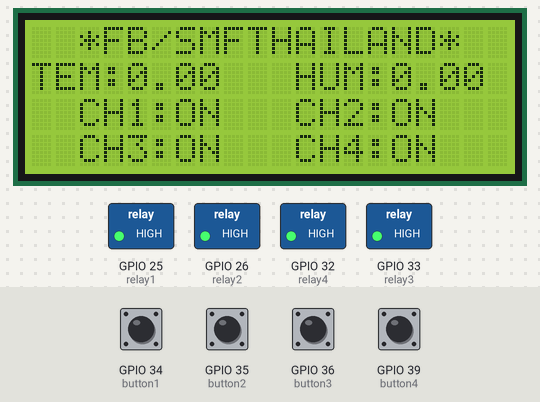
Bench run of a sketch on a simulated ESP32. On the bench: 20×4 character LCD, switched loads named in the sketch (green lamp = pin HIGH). Inputs (shaded band) come from the test bench; at power-on: GPIO 34 (button1), GPIO 35 (button2), GPIO 36 (button3), GPIO 39 (button4) HIGH. EEPROM starts erased; what the sketch prints to the serial monitor is not drawn.

Above: at 2.2 s.
2.3 s: GPIO 34 (button1) pulled LOW for 0.15 s
At 2.8 s:
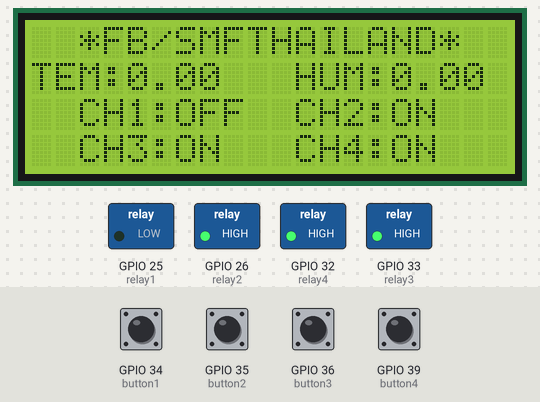
3.9 s: GPIO 35 (button2) pulled LOW for 0.15 s
At 4.3 s:
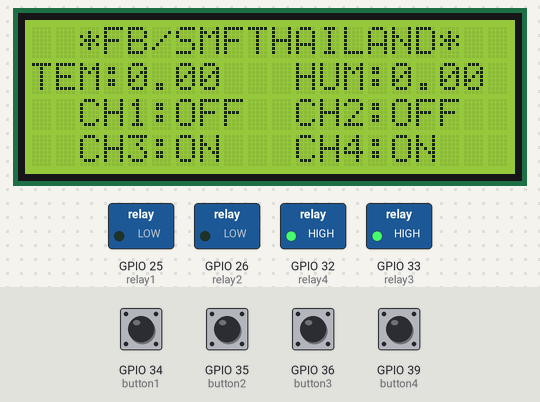
5.5 s: GPIO 36 (button3) pulled LOW for 0.15 s
At 6.7 s:
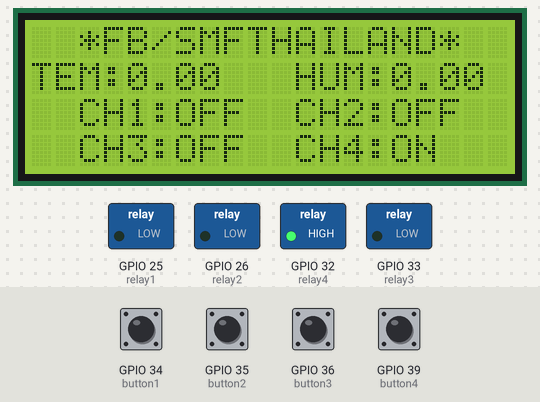
7.1 s: GPIO 39 (button4) pulled LOW for 0.15 s
At 8.3 s:
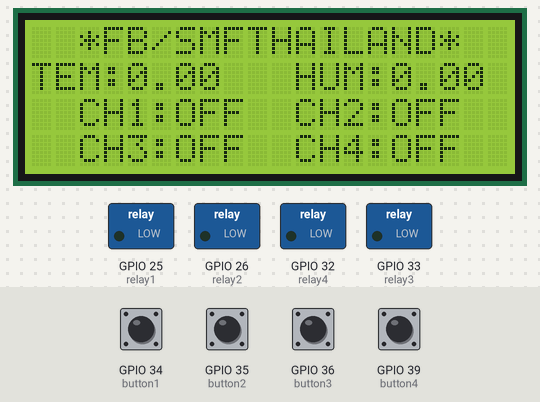
8.7 s: GPIO 34 (button1) pulled LOW for 1 s
At 9.6 s:
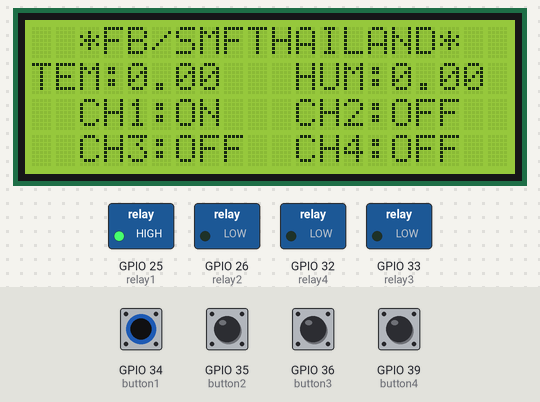
11.2 s: GPIO 35 (button2) pulled LOW for 1 s
At 12.4 s:
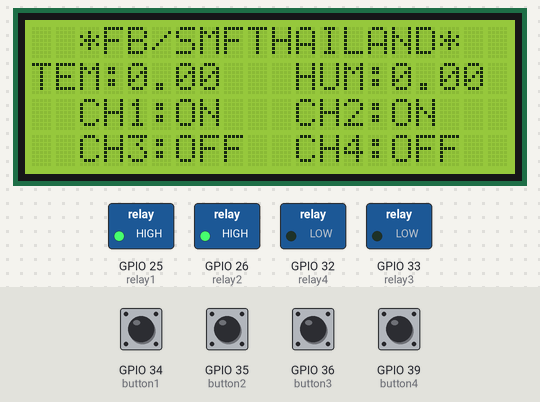
Timing chart, 0 to 14.2 s (numbered marks = the images above; inputs shaded):
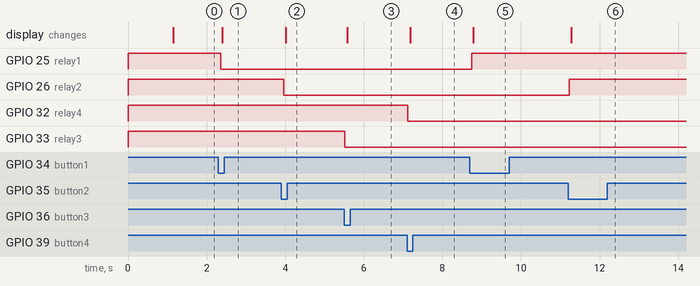

Measured:
- after the input at 2.3 s, GPIO 25 (relay1): HIGH → LOW after 0.06 s; the display: changes after 0.10 s (image 1)
- after the input at 3.9 s, GPIO 26 (relay2): HIGH → LOW after 0.06 s; the display: changes after 0.11 s (image 2)
- after the input at 5.5 s, GPIO 33 (relay3): HIGH → LOW at once; the display: changes after 0.08 s (image 3)
- after the input at 7.1 s, GPIO 32 (relay4): HIGH → LOW at once; the display: changes after 0.08 s (image 4)
- after the input at 8.7 s, GPIO 25 (relay1): LOW → HIGH after 0.05 s; the display: changes after 0.09 s (image 5)
- after the input at 11.2 s, GPIO 26 (relay2): LOW → HIGH at once; the display: changes after 0.08 s (image 6)

The sketch:

4ESP32R4_bcontrol_muti_task_lcd_xymd02.ino
```cpp
/*************************************************************************************************
    Created By: Sompoch Tongnamtiang
    Created On: 6 Mar, 2023
    Update On: 30 June, 2023
    Facebook : https://www.facebook.com/smfthailand
    YouTube Channel : https://www.youtube.com/bugkuska
 *  *********************************************************************************************
    1. Master Node : ESP32+TTL485+Transciever
    2. Slave Node + Transciever
      Slave ID1 : XY-MD02 Temperature & Humidity
    3. Multi-tasking Programing
    4. Display data via I2C LCD
 *  *********************************************************************************************
    Preferences--> Aditional boards Manager URLs :
    For ESP32 (2.0.3):
    https://raw.githubusercontent.com/espressif/arduino-esp32/gh-pages/package_esp32_index.json
 *  *********************************************************************************************
    Install the following libraries :
    1. Modbus Master https://github.com/4-20ma/ModbusMaster/archive/refs/heads/master.zip
    2. ezButton https://github.com/ArduinoGetStarted/button/archive/refs/heads/master.zip
    3. LiquidCrystal_I2C  https://github.com/fdebrabander/Arduino-LiquidCrystal-I2C-library/archive/refs/heads/master.zip
  *  *********************************************************************************************
*/
//==================EEPROM===================//
#include <EEPROM.h>
#define EEPROM_SIZE 4
//==================EEPROM===================//
//==================zButton==================//
#include <ezButton.h>
ezButton button1(34);  //Manual button1
ezButton button2(35);  //Manual button2
ezButton button3(36);  //Manual button3
ezButton button4(39);  //Manual button4
//==================zButton==================//
//================Relay State================//
bool state_relay1 = LOW;
bool state_relay2 = LOW;
bool state_relay3 = LOW;
bool state_relay4 = LOW;
boolean prevStateled1 = 0;
boolean prevStateled2 = 0;
boolean prevStateled3 = 0;
boolean prevStateled4 = 0;
//================Relay State================//

//=========Define IO connect to relay========//
#define relay1 25  //Relay channel1
#define relay2 26  //Relay channel2
#define relay3 33  //Relay channel3
#define relay4 32  //Relay channel4
//=========Define IO connect to relay========//
//=================LCD 2004==================//
#include <Arduino.h>
#include <Wire.h>
#include <LiquidCrystal_I2C.h>
LiquidCrystal_I2C lcd(0x27, 20, 4);
//=================LCD 2004==================//

//==============Modbus-Master===============//
#include <ModbusMaster.h>
#define RXD2 16
#define TXD2 17
// instantiate ModbusMaster object
ModbusMaster node1;  //Serial2 SlaveID1 XY-MD02
float humi1 = 0.0f;
float temp1 = 0.0f;
//==============Modbus-Master===============//

// สร้างตัวแปรเก็บค่า Tick ที่แปลงจากเวลาที่เป็น millisecond
const TickType_t xDelay2000ms = pdMS_TO_TICKS(2000);
// สร้างตัวแปร TaskHandle สำหรับแต่ละ Task
TaskHandle_t Task1 = NULL;
TaskHandle_t Task2 = NULL;
TaskHandle_t Task3 = NULL;
// สร้างตัวแปรเก็บค่าเป็น integer เพื่อเอาไปใช้ใน Task
int passValue = 0;

//===============Setup function==============//
void setup() {
  Serial.begin(9600);     // เริ่มต้น Serial port เพื่อดูค่าที่แต่ละ Task ปริ้นออกมา
  Serial2.begin(9600, SERIAL_8N1, RXD2, TXD2);  //RX2=16,RO ,TX2=17, DI
  node1.begin(1, Serial2);

  // initialize EEPROM with predefined size
  EEPROM.begin(EEPROM_SIZE);

  // Set IO pinMode for relay
  pinMode(relay1, OUTPUT);
  pinMode(relay2, OUTPUT);
  pinMode(relay3, OUTPUT);
  pinMode(relay4, OUTPUT);

  //Set default relay status at boot
  digitalWrite(relay1, LOW);
  digitalWrite(relay2, LOW);
  digitalWrite(relay3, LOW);
  digitalWrite(relay4, LOW);

  digitalWrite(relay1, !state_relay1);
  digitalWrite(relay2, !state_relay2);
  digitalWrite(relay3, !state_relay3);
  digitalWrite(relay4, !state_relay4);

  state_relay1 = EEPROM.read(0);
  state_relay2 = EEPROM.read(1);
  state_relay3 = EEPROM.read(2);
  state_relay4 = EEPROM.read(3);

  digitalWrite(relay1, state_relay1);
  digitalWrite(relay2, state_relay2);
  digitalWrite(relay3, state_relay3);
  digitalWrite(relay4, state_relay4);

  Serial.printf("relay1 is %s \n", state_relay1 ? "ON" : "OFF");
  Serial.printf("relay2 is %s \n", state_relay2 ? "ON" : "OFF");
  Serial.printf("relay3 is %s \n", state_relay3 ? "ON" : "OFF");
  Serial.printf("relay4 is %s \n", state_relay4 ? "ON" : "OFF");

  //LCD 2004
  lcd.begin();      // initialize LCD
  lcd.backlight();  // turn on LCD backlight

  delay(1000);
  // สร้าง Task1 โดยใช้ฟังก์ชัน func1_Task() พร้อมทั้งส่งผ่านค่าตัวแปร PassVale เข้าไปคำนวนใน Task
  xTaskCreatePinnedToCore(func1_Task, "Task1", 10000, (void *)passValue, 1, &Task1, 0);
  // สร้าง Task2 โดยใช้ฟังก์ชัน func2_Task()
  xTaskCreatePinnedToCore(func2_Task, "Task2", 10000, NULL, 1, &Task2, 0);
  // สร้าง Task3 โดยใช้ฟังก์ชัน func3_Task()
  xTaskCreatePinnedToCore(func3_Task, "Task3", 10000, NULL, 1, &Task3, 0);
}
//===============Setup function==============//

//===============Loop function===============//
void loop() {

  //LCD2004 Display
  float temp1 = (node1.getResponseBuffer(0) / 10.0f);
  float humi1 = (node1.getResponseBuffer(1) / 10.0f);

  lcd.setCursor(2, 0);
  lcd.print("*FB/SMFTHAILAND*");

  lcd.setCursor(0, 1);
  lcd.print("TEM:");
  lcd.print(temp1);

  lcd.setCursor(11, 1);
  lcd.print("HUM:");
  lcd.print(humi1);

  lcd.setCursor(2, 2);
  lcd.print("CH1:");
  if (state_relay1 == 1) {
    lcd.print("ON ");
  } else {
    lcd.print("OFF ");
  }
  prevStateled1 = state_relay1;

  lcd.setCursor(11, 2);
  lcd.print("CH2:");
  if (state_relay2 == 1) {
    lcd.print("ON ");
  } else {
    lcd.print("OFF");
  }
  prevStateled2 = state_relay2;

  lcd.setCursor(2, 3);
  lcd.print("CH3:");
  if (state_relay3 == 1) {
    lcd.print("ON ");
  } else {
    lcd.print("OFF");
  }
  prevStateled3 = state_relay3;

  lcd.setCursor(11, 3);
  lcd.print("CH4:");
  if (state_relay4 == 1) {
    lcd.print("ON ");
  } else {
    lcd.print("OFF ");
  }
  prevStateled4 = state_relay4;

 button_control();
}
//===============Loop function===============//

//==========funtion ที่ทำงานใน Task1===========//
void func1_Task(void *pvvalue) {
  int f1param = (int)pvvalue;  //แปลงค่าตัวแปรที่ส่งผ่านมาเป็น Integer
  while (1) {
    Serial.println(String("hello from Task1 : count >> ") + f1param);
    f1param++;

    uint8_t result1;
    float temp1 = (node1.getResponseBuffer(0) / 10.0f);
    float humi1 = (node1.getResponseBuffer(1) / 10.0f);

    Serial.println("Get XY-MD02 Data:");
    result1 = node1.readInputRegisters(0x0001, 2);  //Function 04, Read 2 registers starting at 2)
    if (result1 == node1.ku8MBSuccess) {
      Serial.print("Temp1: ");
      Serial.println(node1.getResponseBuffer(0) / 10.0f);
      Serial.print("Humi1: ");
      Serial.println(node1.getResponseBuffer(1) / 10.0f);
    }

    vTaskDelay(xDelay2000ms);  // Delay Task นี้ 2 วินาที
  }
}
//==========funtion ที่ทำงานใน Task1===========//

//==========funtion ที่ทำงานใน Task2===========//
void func2_Task(void *pvParam) {
  while (1) {
    Serial.println(String("hello from Task2"));
    vTaskDelay(xDelay2000ms);  // Delay Task นี้ 2 วินาที
  }
}
//==========funtion ที่ทำงานใน Task2===========//

//==========funtion ที่ทำงานใน Task3===========//
void func3_Task(void *pvParam) {
  while (1) {
    Serial.println(String("hello from Task3"));
    vTaskDelay(xDelay2000ms);  // Delay Task นี้ 2 วินาที
  }
}
//==========funtion ที่ทำงานใน Task3===========//

//==========Button Control function==========//
void button_control() {
  button1.loop();
  if (button1.isPressed()) {
    control_relay(1, relay1, state_relay1);
  }
  button2.loop();
  if (button2.isPressed()) {
    control_relay(2, relay2, state_relay2);
  }
  button3.loop();
  if (button3.isPressed()) {
    control_relay(3, relay3, state_relay3);
  }
  button4.loop();
  if (button4.isPressed()) {
    control_relay(4, relay4, state_relay4);
  }
}
//==========Button Control function==========//

//==========Relay Control function===========//
void control_relay(int relay_no, int relay_pin, boolean &status) {
  status = !status;
  digitalWrite(relay_pin, status);
  EEPROM.write(relay_no - 1, status);
  EEPROM.commit();
  String text = (status) ? "ON" : "OFF";
  Serial.println("Relay" + String(relay_no) + " is " + text);
}
//==========Relay Control function===========//
```
